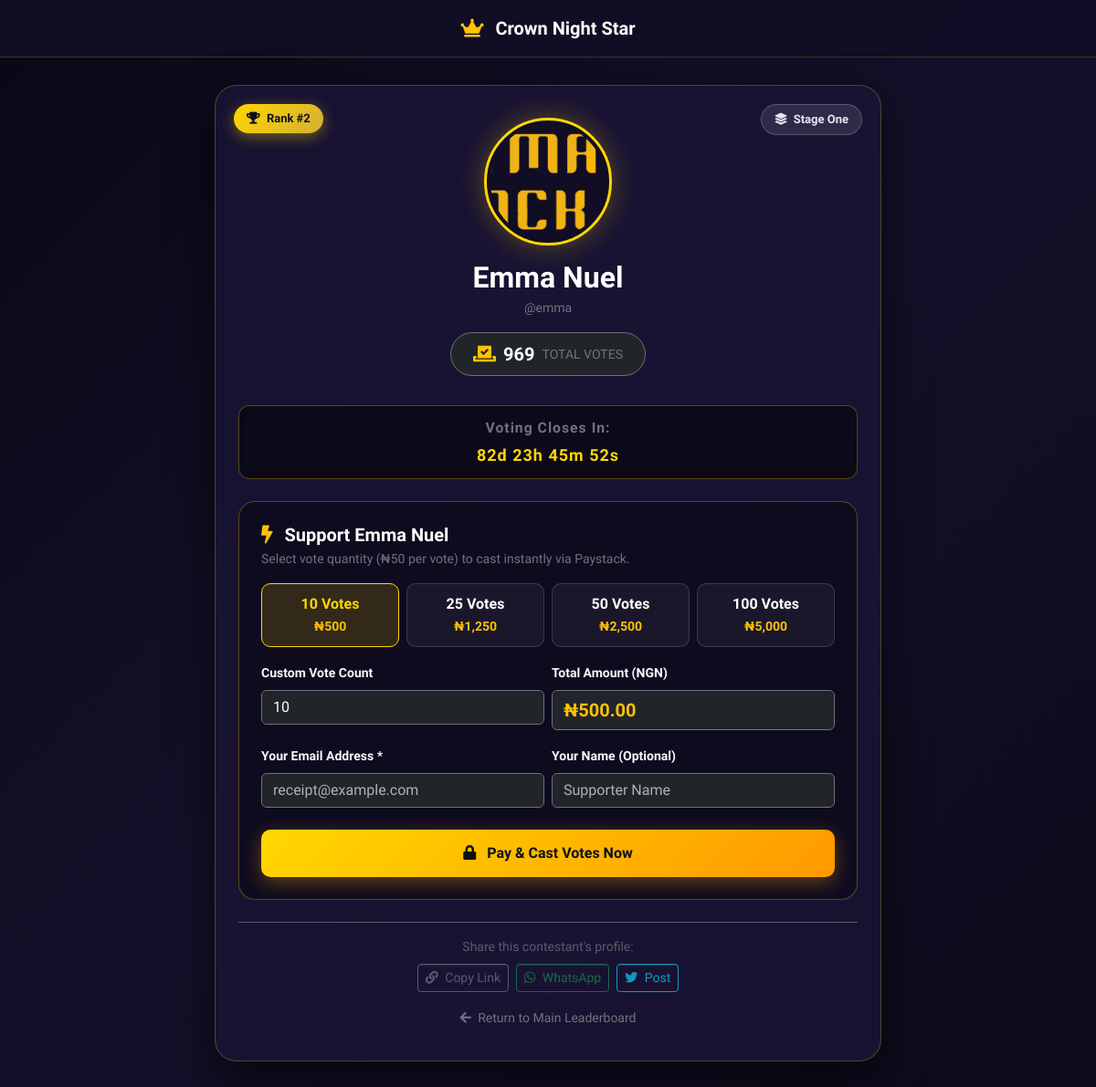
The app's page /profile.php?id=6 with its own data.
### tables this page shows
CREATE TABLE IF NOT EXISTS `users` (
  `id` INT(11) NOT NULL AUTO_INCREMENT,
  `username` VARCHAR(50) NOT NULL,
  `email` VARCHAR(100) NOT NULL,
  `password` VARCHAR(255) NOT NULL,
  `full_name` VARCHAR(255) NOT NULL,
  `phone_number` VARCHAR(25) NOT NULL,
  `photo` VARCHAR(255) DEFAULT 'default_avatar.png',
  `bio` TEXT DEFAULT NULL,
  `video_url` VARCHAR(500) DEFAULT NULL,
  `vote_count` INT(11) DEFAULT 0,
  `is_admin` TINYINT(1) DEFAULT 0,
  `is_active` TINYINT(1) DEFAULT 1,
  `registration_status` ENUM('pending', 'paid', 'exempt') NOT NULL DEFAULT 'paid',
  `registration_paid_at` DATETIME DEFAULT NULL,
  `registration_payment_ref` VARCHAR(100) DEFAULT NULL,
  `registration_fee_paid` DECIMAL(10,2) NOT NULL DEFAULT 0.00,
  `competition_id` INT(11) DEFAULT NULL,
  `created_at` TIMESTAMP DEFAULT CURRENT_TIMESTAMP,
  `updated_at` TIMESTAMP DEFAULT CURRENT_TIMESTAMP ON UPDATE CURRENT_TIMESTAMP,
  PRIMARY KEY (`id`),
  UNIQUE KEY `idx_user_username` (`username`),
  UNIQUE KEY `idx_user_email` (`email`),
  KEY `idx_user_votes` (`vote_count` DESC),
  KEY `idx_user_admin` (`is_admin`),
  KEY `idx_user_reg_status` (`registration_status`),
  KEY `idx_user_competition` (`competition_id`),
  CONSTRAINT `fk_users_competition` FOREIGN KEY (`competition_id`) REFERENCES `competitions` (`id`) ON DELETE SET NULL
);

### includes/settings.php (called while the page is built, shortened)
<?php
require_once __DIR__ . '/Env.php';
class Settings {
    private static array $cache = [];
    private static bool $loaded = false;
    private static function loadAll(): void {
        if (self::$loaded) {
            return;
        }
        try {
            $pdo = DB::pdo();
            $stmt = $pdo->query("SELECT name, value FROM settings");
            while ($row = $stmt->fetch()) {
                self::$cache[$row['name']] = $row['value'];
            }
            self::$loaded = true;
        } catch (Exception $e) {
            error_log("Settings load error: " . $e->getMessage());
        }
    }
    public static function get(string $name, $default = null) {
        self::loadAll();
        if (array_key_exists($name, self::$cache)) {
            return self::$cache[$name];
        }
        return $default;
    }
    public static function isVotingOpen(): bool {
        $val = self::get('voting_open', '1');
        $endTime = self::getCompetitionEndTime();
        if ($endTime) {
            $endTimestamp = strtotime($endTime);
        }
        return $val === '1' || $val === 'true' || $val === 1 || $val === true;
    }
    public static function getCurrentStage(): string {
        $stage = self::get('current_stage');
        if (!empty($stage)) {
            return $stage;
        }
    }
    public static function getCompetitionEndTime(): string {
        return (string)self::get('competition_end_time', '2026-12-31T23:59');
    }
    public static function getVotePrice(): float {
        return (float)self::get('vote_price', Env::get('VOTE_PRICE_NGN', 50));
    }
    public static function getCurrencySymbol(): string {
        return (string)self::get('currency_symbol', Env::get('VOTE_CURRENCY_SYMBOL', '₦'));
    }
    public static function getCurrencyCode(): string {
        return (string)self::get('currency_code', Env::get('VOTE_CURRENCY', 'NGN'));
    }
}

### includes/security.php (called while the page is built, shortened)
<?php
require_once __DIR__ . '/Env.php';
class Security {
    public static function e(?string $string): string {
        return htmlspecialchars((string)$string, ENT_QUOTES, 'UTF-8');
    }
}
function e(?string $str): string {
    return Security::e($str);
}

### includes/auth.php (called while the page is built, shortened)
<?php
require_once __DIR__ . '/security.php';
require_once __DIR__ . '/registration_service.php';
class Auth {
    public static function getAvatarUrl(?string $photo): string {
        $trimmed = ltrim($photo, '/');
        $checkPath = __DIR__ . '/../uploads/' . $trimmed;
        return 'uploads/default_avatar.png';
    }
}

### includes/registration_service.php (called while the page is built, shortened)
<?php
require_once __DIR__ . '/security.php';
require_once __DIR__ . '/settings.php';
require_once __DIR__ . '/Env.php';
class RegistrationService {
    public static function getRegistrationFee(): float {
        $val = Settings::get('registration_fee', '0');
        $num = (float)$val;
        return max(0.0, $num);
    }
    public static function isFeeRequired(): bool {
        return self::getRegistrationFee() > 0;
    }
    public static function isUserRegistrationComplete(array|int|null $user): bool {
        if (!self::isFeeRequired()) {
            return true;
        }
        $status = strtolower(trim($user['registration_status'] ?? 'paid'));
        return in_array($status, ['paid', 'exempt'], true);
    }
}

### includes/Env.php (called while the page is built, shortened)
<?php
class Env {
    private static $loaded = false;
    public static function get(string $key, $default = null) {
        if (!self::$loaded) {
            $envPath = dirname(__DIR__) . '/.env';
        }
        $envVal = getenv($key);
        if ($envVal !== false) {
            return $envVal;
        }
        return $default;
    }
}

### profile.php (the view, shortened to what this page needs)
<?php
$userId = filter_input(INPUT_GET, 'id', FILTER_VALIDATE_INT);
$pdo = DB::pdo();
$stmt = $pdo->prepare("SELECT * FROM users WHERE id = :id AND is_admin = 0 LIMIT 1");
$stmt->execute([':id' => $userId]);
$contestant = $stmt->fetch();
$isRegPaid = RegistrationService::isUserRegistrationComplete($contestant);
$isOwner = Auth::isUserLoggedIn() && ((int)$_SESSION['user_id'] === $userId);
$position = 1;
try {
    $rankStmt = $pdo->query("SELECT id, vote_count FROM users WHERE is_admin = 0 AND (registration_status IN ('paid', 'exempt') OR registration_status IS NULL) ORDER BY vote_count DESC");
    $allUsers = $rankStmt->fetchAll();
    $posCounter = 1;
    foreach ($allUsers as $row) {
        if ((int)$row['id'] === $userId) {
            $position = $posCounter;
            break;
        }
        $posCounter++;
    }
} catch (Exception $e) {
    $position = 1;
}
$siteTitle = Settings::get('site_title', 'Crown Night Star');
$currentStage = Settings::getCurrentStage();
$isVotingOpen = Settings::isVotingOpen();
$votePrice = Settings::getVotePrice();
$currencySymbol = Settings::getCurrencySymbol();
$currencyCode = Settings::getCurrencyCode();
$siteUrl = Env::get('APP_URL', 'https://' . ($_SERVER['HTTP_HOST'] ?? 'localhost'));
$profileUrl = rtrim($siteUrl, '/') . '/profile.php?id=' . $userId;
$avatarUrl = Auth::getAvatarUrl($contestant['photo'] ?? null);
?>
<!DOCTYPE html>
<html lang="en" data-bs-theme="dark">
<head>
    <link rel="stylesheet" href="assets2/css/bootstrap.min.css">
    <link rel="stylesheet" href="assets2/css/all.min.css">
</head>
<body>
<div class="header-bar text-center">
    <div class="container">
        <a href="index.php" class="text-white text-decoration-none fw-bold fs-5">
            <i class="fas fa-crown text-warning me-2"></i> <?= e($siteTitle) ?>
        </a>
    </div>
</div>
<div class="profile-container">
    <div class="profile-card">
        <div class="rank-badge">
            <i class="fas fa-trophy me-1"></i> Rank #<?= $position ?>
        </div>
        <div class="stage-pill">
            <i class="fas fa-layer-group me-1"></i> <?= e($currentStage) ?>
        </div>
        <div class="avatar-wrap">
            <img src="<?= e($avatarUrl) ?>" alt="<?= e($contestant['full_name']) ?>">
        </div>
        <h2 class="fw-bold text-white mb-1"><?= e($contestant['full_name']) ?></h2>
        <p class="text-secondary small mb-3">@<?= e($contestant['username']) ?></p>
        <div class="d-inline-flex align-items-center gap-2 px-4 py-2 rounded-pill bg-dark border border-secondary mb-3">
            <i class="fas fa-vote-yea text-warning fs-5"></i>
            <span class="fs-5 fw-bold text-white"><?= number_format((int)$contestant['vote_count']) ?></span>
            <span class="text-secondary small text-uppercase">Total Votes</span>
        </div>
        <div class="countdown-timer" id="countdownBox">
            <span class="text-secondary small d-block mb-1">Voting Closes In:</span>
            <span id="timerText">Calculating time...</span>
        </div>
        <?php if (!$isRegPaid): ?>
            <?php if ($isOwner): ?>
                <div class="alert alert-warning mt-4 p-4 border-0 rounded-4 text-center" style="background: rgba(255, 193, 7, 0.15); color: #ffd700;">
                    <i class="fas fa-exclamation-triangle fa-2x mb-2 d-block"></i>
                    <h5 class="fw-bold mb-2">Registration Payment Incomplete</h5>
                    <p class="small mb-3">Your contestant entry is currently pending registration payment. Complete your payment to activate public voting and make your profile visible on the main leaderboard.</p>
                    <a href="complete_registration.php" class="btn btn-gold btn-sm px-4 py-2"><i class="fas fa-shield-alt me-1"></i> Pay Registration Fee & Activate</a>
                </div>
            <?php else: ?>
                <div class="alert alert-secondary mt-4 p-4 border-0 rounded-4 text-center" style="background: rgba(30, 26, 50, 0.7); color: #cbd5e1;">
                    <i class="fas fa-user-clock fa-2x mb-2 d-block text-warning"></i>
                    <h5 class="fw-bold text-white mb-2">Contestant Entry Pending Verification</h5>
                    <p class="small mb-0">This contestant is currently completing their registration requirements. Public voting will open once verification is finalized.</p>
                </div>
            <?php endif; ?>
        <?php else: ?>
            <div class="vote-box">
                <h5 class="fw-bold text-white mb-1"><i class="fas fa-bolt text-warning me-2"></i> Support <?= e($contestant['full_name']) ?></h5>
                <p class="text-secondary small mb-3">Select vote quantity (<?= $currencySymbol ?><?= number_format($votePrice, 0) ?> per vote) to cast instantly via Paystack.</p>
                <div class="row g-2 mb-3">
                    <div class="col-6 col-sm-3">
                        <div class="quick-btn active" onclick="selectQuickVotes(10, this)">
                            10 Votes<br><span class="text-warning small"><?= $currencySymbol ?><?= number_format(10 * $votePrice) ?></span>
                        </div>
                    </div>
                    <div class="col-6 col-sm-3">
                        <div class="quick-btn" onclick="selectQuickVotes(25, this)">
                            25 Votes<br><span class="text-warning small"><?= $currencySymbol ?><?= number_format(25 * $votePrice) ?></span>
                        </div>
                    </div>
                    <div class="col-6 col-sm-3">
                        <div class="quick-btn" onclick="selectQuickVotes(50, this)">
                            50 Votes<br><span class="text-warning small"><?= $currencySymbol ?><?= number_format(50 * $votePrice) ?></span>
                        </div>
                    </div>
                    <div class="col-6 col-sm-3">
                        <div class="quick-btn" onclick="selectQuickVotes(100, this)">
                            100 Votes<br><span class="text-warning small"><?= $currencySymbol ?><?= number_format(100 * $votePrice) ?></span>
                        </div>
                    </div>
                </div>
                <div class="row g-2 mb-3">
                    <div class="col-12 col-sm-6">
                        <label class="form-label text-light small fw-semibold" for="customVoteCount">Custom Vote Count</label>
                        <input type="number" id="customVoteCount" class="form-control bg-dark border-secondary text-white" value="10" min="1" step="1" oninput="updateTotalAmount()">
                    </div>
                    <div class="col-12 col-sm-6">
                        <label class="form-label text-light small fw-semibold">Total Amount (<?= $currencyCode ?>)</label>
                        <div class="form-control bg-dark border-secondary text-warning fw-bold fs-5" id="totalAmountDisplay">
                            <?= $currencySymbol ?><?= number_format(10 * $votePrice, 2) ?>
                        </div>
                    </div>
                </div>
                <div class="row g-2 mb-4">
                    <div class="col-12 col-sm-6">
                        <label class="form-label text-light small fw-semibold" for="voterEmail">Your Email Address *</label>
                        <input type="email" id="voterEmail" class="form-control bg-dark border-secondary text-white" placeholder="receipt@example.com" required>
                    </div>
                    <div class="col-12 col-sm-6">
                        <label class="form-label text-light small fw-semibold" for="voterName">Your Name (Optional)</label>
                        <input type="text" id="voterName" class="form-control bg-dark border-secondary text-white" placeholder="Supporter Name">
                    </div>
                </div>
                <button class="btn-vote-now" id="submitVoteBtn" onclick="initiatePaystackPayment()">
                    <i class="fas fa-lock me-2"></i> Pay & Cast Votes Now
                </button>
            </div>
        <?php endif; ?>
        <div class="mt-4 pt-3 border-top border-secondary opacity-75">
            <span class="text-secondary small d-block mb-2">Share this contestant's profile:</span>
            <div class="d-flex justify-content-center gap-2 flex-wrap">
                <button class="btn btn-outline-secondary btn-sm" onclick="copyLink()">
                    <i class="fas fa-link me-1"></i> Copy Link
                </button>
                <a href="https://api.whatsapp.com/send?text=<?= urlencode("Vote for " . $contestant['full_name'] . " on " . $siteTitle . "! " . $profileUrl) ?>" target="_blank" class="btn btn-outline-success btn-sm">
                    <i class="fab fa-whatsapp me-1"></i> WhatsApp
                </a>
                <a href="https://twitter.com/intent/tweet?text=<?= urlencode("Vote for " . $contestant['full_name'] . " on " . $siteTitle . "! " . $profileUrl) ?>" target="_blank" class="btn btn-outline-info btn-sm">
                    <i class="fab fa-twitter me-1"></i> Post
                </a>
            </div>
        </div>
        <div class="mt-3">
            <a href="index.php" class="text-secondary small text-decoration-none"><i class="fas fa-arrow-left me-1"></i> Return to Main Leaderboard</a>
        </div>
    </div>
</div>
</body>
</html>

### records on screen
users: full_name "Emma Nuel", username "emma", vote_count "969"

### other values on screen
$siteTitle "Crown Night Star"
$position "2"
$currentStage "Stage One"
$currencySymbol "₦"
$votePrice "50"
10 * $votePrice "500"
25 * $votePrice "1,250"
50 * $votePrice "2,500"
100 * $votePrice "5,000"
$currencyCode "NGN"
10 * $votePrice "500.00"
